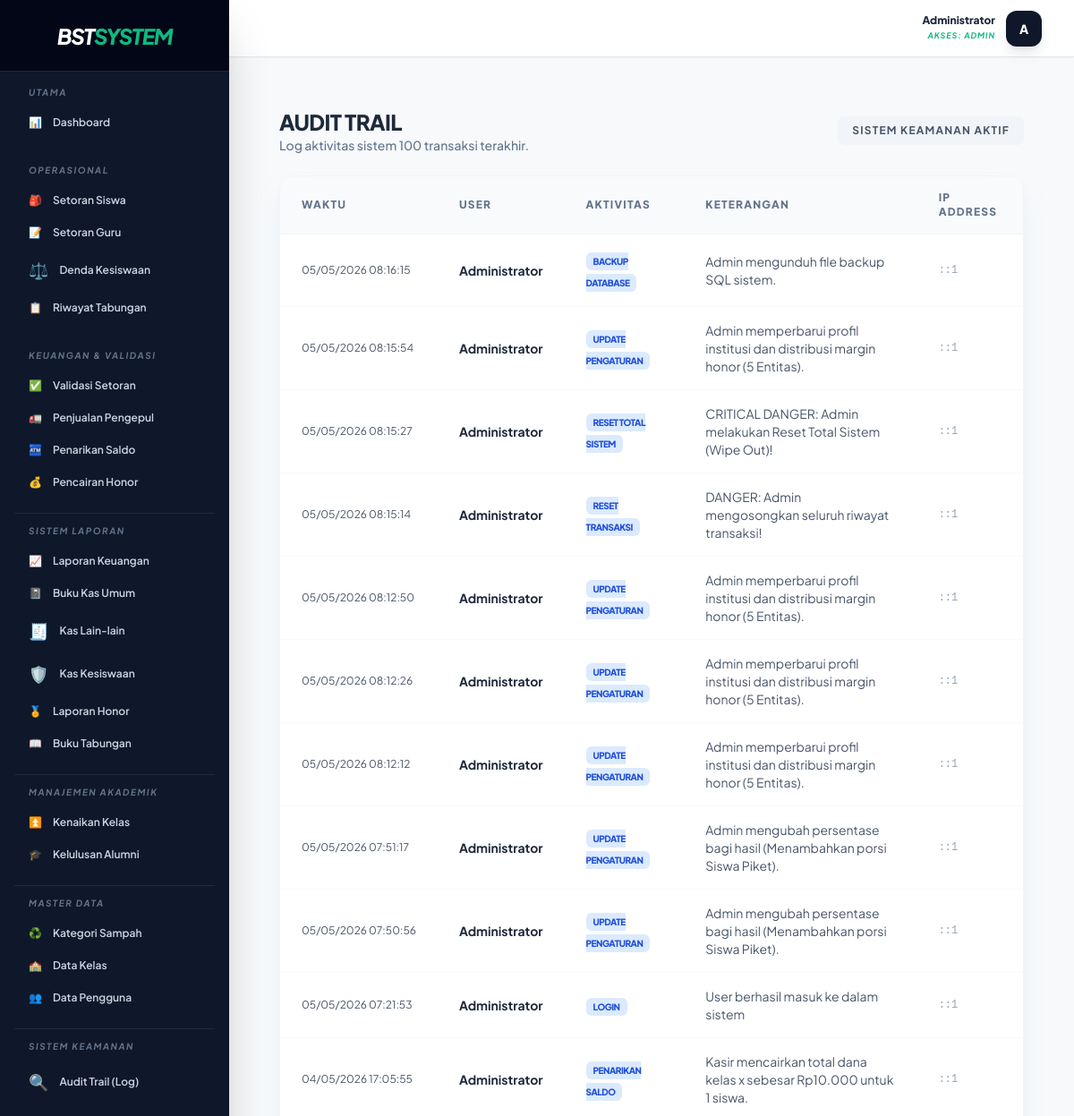
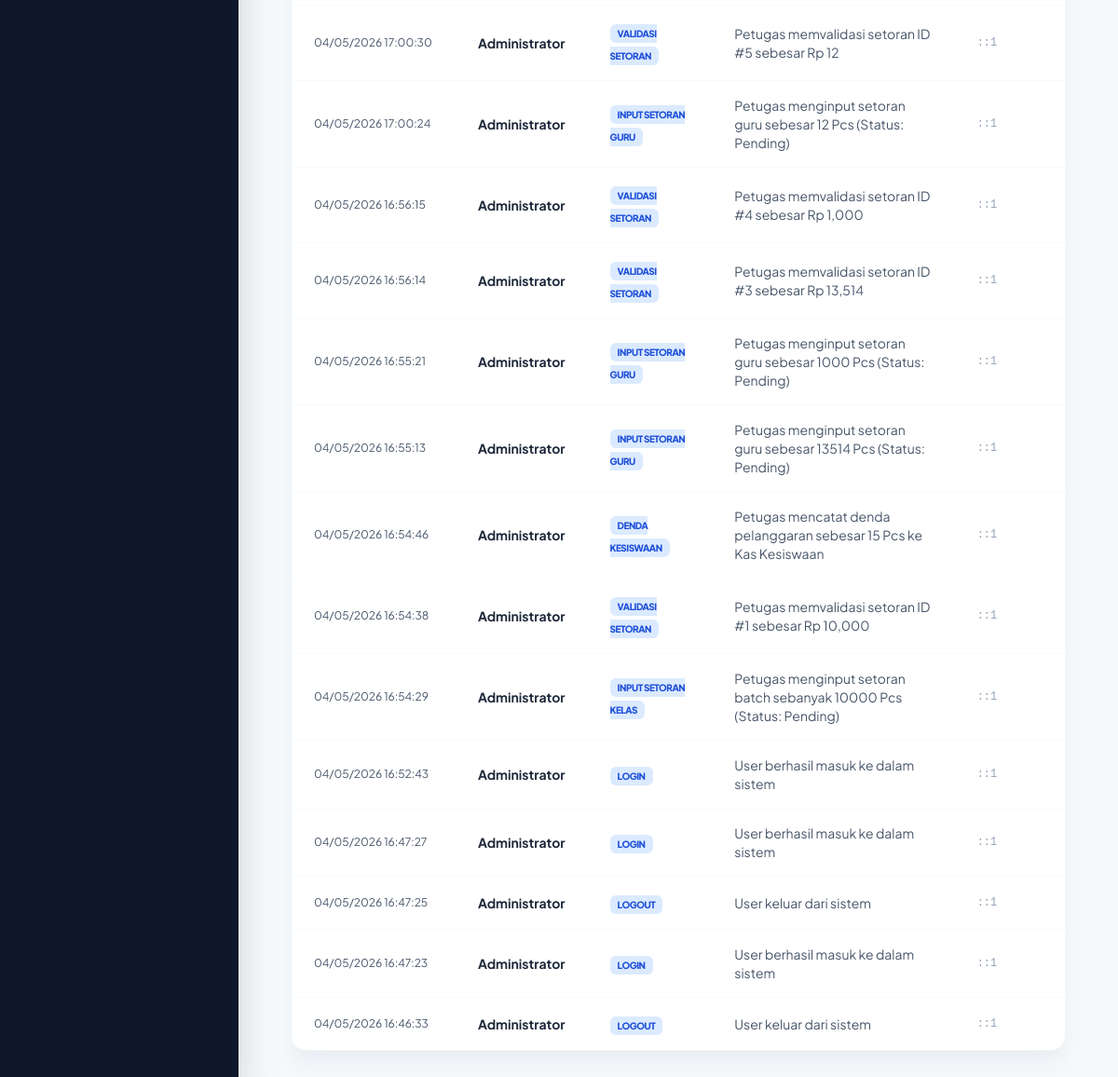
/public/pengaturan/logs (signed in), run on the app's committed database (2 pictures, top to bottom).
### tables this page shows
CREATE TABLE `activity_logs` (
  `id` int(11) NOT NULL AUTO_INCREMENT,
  `user_id` int(11) NOT NULL,
  `activity` varchar(255) NOT NULL,
  `description` text DEFAULT NULL,
  `ip_address` varchar(45) DEFAULT NULL,
  `created_at` timestamp NOT NULL DEFAULT current_timestamp(),
  PRIMARY KEY (`id`),
  KEY `user_id` (`user_id`),
  CONSTRAINT `activity_logs_ibfk_1` FOREIGN KEY (`user_id`) REFERENCES `users` (`id`)
);

CREATE TABLE `users` (
  `id` int(11) NOT NULL AUTO_INCREMENT,
  `nama` varchar(100) NOT NULL,
  `username` varchar(50) NOT NULL,
  `password` varchar(255) NOT NULL,
  `role` enum('admin','guru','siswa','staff','alumni') NOT NULL,
  `kelas_id` int(11) DEFAULT NULL,
  `angkatan` varchar(10) DEFAULT NULL,
  `is_active` tinyint(1) NOT NULL DEFAULT 1,
  `deleted_at` timestamp NULL DEFAULT NULL,
  PRIMARY KEY (`id`)
);

### app/Core/Database.php (called while the page is built, shortened)
<?php
class Database {
    private static $instance = null;
    private $conn;
    private function __construct() {
        try {
            $dsn = "mysql:host=" . DB_HOST . ";dbname=" . DB_NAME . ";charset=utf8mb4";
            $options = [
                PDO::ATTR_ERRMODE => PDO::ERRMODE_EXCEPTION,
                PDO::ATTR_DEFAULT_FETCH_MODE => PDO::FETCH_ASSOC,
                PDO::ATTR_EMULATE_PREPARES => false,
            ];
            $this->conn = new PDO($dsn, DB_USER, DB_PASS, $options);
        } catch (PDOException $e) {
            die("Koneksi Database Gagal: " . $e->getMessage());
        }
    }
    public static function getInstance() {
        if (self::$instance === null) {
            self::$instance = new self();
        }
        return self::$instance;
    }
    public function getConnection() {
        return $this->conn;
    }
}

### app/Controllers/PengaturanController.php (called while the page is built, shortened)
<?php
require_once __DIR__ . '/../Core/Database.php';
class PengaturanController {
    private $db;
    public function __construct() {
        $this->db = Database::getInstance()->getConnection();
    }
    public function logs() {
        $sql = "SELECT l.*, u.nama
                FROM activity_logs l
                JOIN users u ON l.user_id = u.id
                ORDER BY l.created_at DESC LIMIT 100";
        $logs = $this->db->query($sql)->fetchAll();
        require_once __DIR__ . '/../../views/layouts/admin.php';
    }
}

### views/admin/pengaturan/logs.php (the view)
<div class="p-6">
    <div class="flex justify-between items-center mb-6">
        <div>
            <h1 class="text-2xl font-black text-slate-800 uppercase tracking-tight">Audit Trail</h1>
            <p class="text-sm text-slate-500 font-medium">Log aktivitas sistem 100 transaksi terakhir.</p>
        </div>
        <div class="bg-slate-100 px-4 py-2 rounded-lg text-xs font-bold text-slate-600 tracking-widest uppercase">
            Sistem Keamanan Aktif
        </div>
    </div>
    <div class="bg-white rounded-2xl shadow-xl shadow-slate-200/50 border border-slate-100 overflow-hidden">
        <div class="overflow-x-auto">
            <table class="w-full text-left border-collapse">
                <thead>
                    <tr class="bg-slate-50 border-b border-slate-100">
                        <th class="px-6 py-4 text-xs font-black text-slate-500 uppercase tracking-widest">Waktu</th>
                        <th class="px-6 py-4 text-xs font-black text-slate-500 uppercase tracking-widest">User</th>
                        <th class="px-6 py-4 text-xs font-black text-slate-500 uppercase tracking-widest">Aktivitas</th>
                        <th class="px-6 py-4 text-xs font-black text-slate-500 uppercase tracking-widest">Keterangan</th>
                        <th class="px-6 py-4 text-xs font-black text-slate-500 uppercase tracking-widest">IP Address</th>
                    </tr>
                </thead>
                <tbody class="divide-y divide-slate-50">
                    <?php if (empty($logs)): ?>
                        <tr>
                            <td colspan="5" class="px-6 py-12 text-center text-slate-400 italic">Belum ada catatan aktivitas.</td>
                        </tr>
                    <?php else: ?>
                        <?php foreach ($logs as $log): ?>
                            <tr class="hover:bg-slate-50/50 transition-colors">
                                <td class="px-6 py-4 text-xs text-slate-600 whitespace-nowrap">
                                    <?= date('d/m/Y H:i:s', strtotime($log['created_at'])) ?>
                                </td>
                                <td class="px-6 py-4">
                                    <span class="text-sm font-bold text-slate-800"><?= htmlspecialchars($log['nama']) ?></span>
                                </td>
                                <td class="px-6 py-4">
                                    <span class="px-2 py-1 bg-blue-100 text-blue-700 text-[10px] font-black uppercase rounded-md tracking-tighter">
                                        <?= htmlspecialchars($log['activity']) ?>
                                    </span>
                                </td>
                                <td class="px-6 py-4 text-sm text-slate-600">
                                    <?= htmlspecialchars($log['description']) ?>
                                </td>
                                <td class="px-6 py-4 text-xs font-mono text-slate-400">
                                    <?= htmlspecialchars($log['ip_address']) ?>
                                </td>
                            </tr>
                        <?php endforeach; ?>
                    <?php endif; ?>
                </tbody>
            </table>
        </div>
    </div>
</div>

### public/index.php (shortened to what this page needs)
<?php
$url = isset($_GET['url']) ? rtrim($_GET['url'], '/') : 'auth/login';
$url = filter_var($url, FILTER_SANITIZE_URL);
$urlParts = explode('/', $url);
$controllerName = ucfirst($urlParts[0]) . 'Controller';
$methodName = isset($urlParts[1]) ? $urlParts[1] : 'index';
$controllerFile = __DIR__ . '/../app/Controllers/' . $controllerName . '.php';
if (file_exists($controllerFile)) {
    $controller = new $controllerName();
    if (method_exists($controller, $methodName)) {
        unset($urlParts[0]);
        unset($urlParts[1]);
        $params = $urlParts ? array_values($urlParts) : [];
        call_user_func_array([$controller, $methodName], $params);
    } else {
        http_response_code(404);
        echo "404 - Method tidak ditemukan!";
    }
} else {
    http_response_code(404);
    echo "404 - Controller tidak ditemukan!";
}

### views/layouts/admin.php (shortened to what this page needs)
<!DOCTYPE html>
<html lang="id">
<head>
    <script src="https://cdn.tailwindcss.com"></script>
</head>
<body x-data="{ sidebarOpen: false }">
    <div class="flex h-screen overflow-hidden">
        <aside :class="sidebarOpen ? 'translate-x-0' : '-translate-x-full'"
               class="fixed inset-y-0 left-0 z-50 w-64 bg-slate-900 text-slate-300 transition-transform duration-300 transform lg:translate-x-0 lg:static lg:inset-0 shadow-2xl flex flex-col">
            <div class="flex items-center justify-center h-20 bg-slate-950 border-b border-slate-800 flex-shrink-0">
                <span class="text-2xl font-black text-white italic tracking-tighter uppercase">BST<span class="text-emerald-500">SYSTEM</span></span>
            </div>
            <nav class="flex-1 mt-4 px-4 space-y-1 overflow-y-auto custom-scrollbar">
                <div class="pb-3">
                    <p class="nav-header text-[10px] font-bold text-slate-500 uppercase px-4 mb-2">Utama</p>
                    <a href="<?= BASE_URL ?>/dashboard" class="sidebar-link flex items-center px-4 py-2.5 text-xs font-semibold rounded-xl hover:bg-slate-800 transition-all">
                        <span class="mr-3">📊</span> Dashboard
                    </a>
                </div>
                <?php if($_SESSION['role'] === 'admin' || $_SESSION['role'] === 'staff'): ?>
                <div class="py-3">
                    <p class="nav-header text-[10px] font-bold text-slate-500 uppercase px-4 mb-2">Operasional</p>
                    <a href="<?= BASE_URL ?>/setoran/siswa_kelas" class="sidebar-link flex items-center px-4 py-2.5 text-xs font-semibold rounded-xl hover:bg-slate-800 transition-all">
                        <span class="mr-3">🎒</span> Setoran Siswa
                    </a>
                    <a href="<?= BASE_URL ?>/setoran/guru" class="sidebar-link flex items-center px-4 py-2.5 text-xs font-semibold rounded-xl hover:bg-slate-800 transition-all">
                        <span class="mr-3">📝</span> Setoran Guru
                    </a>
                    <a href="<?= BASE_URL ?>/setoran/create_kesiswaan" class="sidebar-link flex items-center px-4 py-2.5 text-xs font-semibold rounded-xl hover:bg-slate-800 transition-all">
                        <span class="mr-3 text-lg">⚖️</span> Denda Kesiswaan
                    </a>
                    <?php if($_SESSION['role'] === 'admin'): ?>
                    <a href="<?= BASE_URL ?>/setoran/siswa" class="sidebar-link flex items-center px-4 py-2.5 text-xs font-semibold rounded-xl hover:bg-slate-800 transition-all">
                        <span class="mr-3">📋</span> Riwayat Tabungan
                    </a>
                    <?php endif; ?>
                </div>
                <?php endif; ?>
                <?php if($_SESSION['role'] === 'admin'): ?>
                <div class="py-3">
                    <p class="nav-header text-[10px] font-bold text-slate-500 uppercase px-4 mb-2">Keuangan & Validasi</p>
                    <a href="<?= BASE_URL ?>/setoran/validasi" class="sidebar-link flex items-center px-4 py-2.5 text-xs font-semibold rounded-xl hover:bg-slate-800 transition-all">
                        <span class="mr-3">✅</span> Validasi Setoran
                    </a>
                    <a href="<?= BASE_URL ?>/penjualan" class="sidebar-link flex items-center px-4 py-2.5 text-xs font-semibold rounded-xl hover:bg-slate-800 transition-all">
                        <span class="mr-3">🚛</span> Penjualan Pengepul
                    </a>
                    <a href="<?= BASE_URL ?>/penarikan" class="sidebar-link flex items-center px-4 py-2.5 text-xs font-semibold rounded-xl hover:bg-slate-800 transition-all">
                        <span class="mr-3">🏧</span> Penarikan Saldo
                    </a>
                    <a href="<?= BASE_URL ?>/honor" class="sidebar-link flex items-center px-4 py-2.5 text-xs font-semibold rounded-xl hover:bg-slate-800 transition-all">
                        <span class="mr-3">💰</span> Pencairan Honor
                    </a>
                </div>
                <div class="py-3 border-t border-slate-800 mt-4">
                    <p class="nav-header text-[10px] font-bold text-slate-500 uppercase px-4 mb-2">Sistem Laporan</p>
                    <a href="<?= BASE_URL ?>/laporan/keuangan" class="sidebar-link flex items-center px-4 py-2.5 text-xs font-semibold rounded-xl hover:bg-slate-800 transition-all">
                        <span class="mr-3">📈</span> Laporan Keuangan
                    </a>
                    <a href="<?= BASE_URL ?>/laporan/buku_kas" class="sidebar-link flex items-center px-4 py-2.5 text-xs font-semibold rounded-xl hover:bg-slate-800 transition-all">
                        <span class="mr-3">📓</span> Buku Kas Umum
                    </a>
                    <a href="<?= BASE_URL ?>/kas" class="sidebar-link flex items-center px-4 py-2.5 text-xs font-semibold rounded-xl hover:bg-slate-800 transition-all">
                        <span class="mr-3 text-lg">🧾</span> Kas Lain-lain
                    </a>
                    <a href="<?= BASE_URL ?>/laporan/kas_kesiswaan" class="sidebar-link flex items-center px-4 py-2.5 text-xs font-semibold rounded-xl hover:bg-slate-800 transition-all">
                        <span class="mr-3 text-lg">🛡️</span> Kas Kesiswaan
                    </a>
                    <a href="<?= BASE_URL ?>/laporan/honor" class="sidebar-link flex items-center px-4 py-2.5 text-xs font-semibold rounded-xl hover:bg-slate-800 transition-all">
                        <span class="mr-3">🏅</span> Laporan Honor
                    </a>
                    <a href="<?= BASE_URL ?>/laporan/nasabah" class="sidebar-link flex items-center px-4 py-2.5 text-xs font-semibold rounded-xl hover:bg-slate-800 transition-all">
                        <span class="mr-3">📖</span> Buku Tabungan
                    </a>
                </div>
                <div class="py-3 border-t border-slate-800 mt-4">
                    <p class="nav-header text-[10px] font-bold text-slate-500 uppercase px-4 mb-2">Manajemen Akademik</p>
                    <a href="<?= BASE_URL ?>/akademik/kenaikan" class="sidebar-link flex items-center px-4 py-2.5 text-xs font-semibold rounded-xl hover:bg-slate-800 transition-all">
                        <span class="mr-3">⏫</span> Kenaikan Kelas
                    </a>
                    <a href="<?= BASE_URL ?>/akademik/kelulusan" class="sidebar-link flex items-center px-4 py-2.5 text-xs font-semibold rounded-xl hover:bg-slate-800 transition-all">
                        <span class="mr-3">🎓</span> Kelulusan Alumni
                    </a>
                </div>
                <div class="py-3 border-t border-slate-800 mt-4">
                    <p class="nav-header text-[10px] font-bold text-slate-500 uppercase px-4 mb-2">Master Data</p>
                    <a href="<?= BASE_URL ?>/sampah" class="sidebar-link flex items-center px-4 py-2.5 text-xs font-semibold rounded-xl hover:bg-slate-800 transition-all">
                        <span class="mr-3">♻️</span> Kategori Sampah
                    </a>
                    <a href="<?= BASE_URL ?>/kelas" class="sidebar-link flex items-center px-4 py-2.5 text-xs font-semibold rounded-xl hover:bg-slate-800 transition-all">
                        <span class="mr-3">🏫</span> Data Kelas
                    </a>
                    <a href="<?= BASE_URL ?>/user" class="sidebar-link flex items-center px-4 py-2.5 text-xs font-semibold rounded-xl hover:bg-slate-800 transition-all">
                        <span class="mr-3">👥</span> Data Pengguna
                    </a>
                </div>
                <div class="py-3 border-t border-slate-800 mt-4 mb-8">
                    <p class="nav-header text-[10px] font-bold text-slate-500 uppercase px-4 mb-2">Sistem Keamanan</p>
                    <a href="<?= BASE_URL ?>/pengaturan/logs" class="sidebar-link flex items-center px-4 py-2.5 text-xs font-semibold rounded-xl hover:bg-slate-800 transition-all">
                        <span class="mr-3 text-lg">🔍</span> Audit Trail (Log)
                    </a>
                </div>
                <?php endif; ?>
            </nav>
        </aside>
        <div class="flex-1 flex flex-col overflow-hidden">
            <header class="flex items-center justify-between h-16 px-8 bg-white border-b border-gray-200 flex-shrink-0 shadow-sm">
                <div class="ml-auto relative" x-data="{ open: false }">
                    <button @click="open = !open" class="flex items-center space-x-3 p-1 rounded-2xl hover:bg-gray-50 transition-all focus:outline-none">
                        <div class="text-right hidden sm:block">
                            <p class="text-xs font-black text-slate-800 leading-none"><?= htmlspecialchars($_SESSION['nama']) ?></p>
                            <p class="text-[9px] text-emerald-500 font-bold uppercase mt-1 tracking-widest italic">Akses: <?= strtoupper($_SESSION['role']) ?></p>
                        </div>
                        <div class="w-10 h-10 rounded-xl bg-slate-900 flex items-center justify-center text-white text-sm font-black shadow-lg uppercase">
                            <?= substr($_SESSION['nama'], 0, 1) ?>
                        </div>
                    </button>
                </div>
            </header>
            <main class="flex-1 overflow-x-hidden overflow-y-auto p-8 bg-slate-50/50">
                <div class="container mx-auto">
                    <?php require_once $content; ?>
                </div>
            </main>
        </div>
    </div>
</body>
</html>

### views/layouts/admin.php (style rules this page uses)
body { font-family: 'Plus Jakarta Sans', sans-serif; background-color: #f8fafc; }
.nav-header { font-style: italic; letter-spacing: 0.15em; }

### data on the page
activity_logs: created_at "05/05/2026 08:16:15", user.nama "Administrator", activity "BACKUP DATABASE", description "Admin mengunduh file backup SQL sistem.", ip_address "::1"
activity_logs: created_at "05/05/2026 08:15:54", user.nama "Administrator", activity "UPDATE PENGATURAN", description "Admin memperbarui profil institusi dan distribusi margin honor (5 Entitas).", ip_address "::1"
activity_logs: created_at "05/05/2026 08:15:27", user.nama "Administrator", activity "RESET TOTAL SISTEM", description "CRITICAL DANGER: Admin melakukan Reset Total Sistem (Wipe Out)!", ip_address "::1"
activity_logs: created_at "05/05/2026 08:15:14", user.nama "Administrator", activity "RESET TRANSAKSI", description "DANGER: Admin mengosongkan seluruh riwayat transaksi!", ip_address "::1"
activity_logs: created_at "05/05/2026 08:12:50", user.nama "Administrator", activity "UPDATE PENGATURAN", description "Admin memperbarui profil institusi dan distribusi margin honor (5 Entitas).", ip_address "::1"
activity_logs: created_at "05/05/2026 08:12:26", user.nama "Administrator", activity "UPDATE PENGATURAN", description "Admin memperbarui profil institusi dan distribusi margin honor (5 Entitas).", ip_address "::1"
activity_logs: created_at "05/05/2026 08:12:12", user.nama "Administrator", activity "UPDATE PENGATURAN", description "Admin memperbarui profil institusi dan distribusi margin honor (5 Entitas).", ip_address "::1"
activity_logs: created_at "05/05/2026 07:51:17", user.nama "Administrator", activity "UPDATE PENGATURAN", description "Admin mengubah persentase bagi hasil (Menambahkan porsi Siswa Piket).", ip_address "::1"
activity_logs: created_at "05/05/2026 07:50:56", user.nama "Administrator", activity "UPDATE PENGATURAN", description "Admin mengubah persentase bagi hasil (Menambahkan porsi Siswa Piket).", ip_address "::1"
activity_logs: created_at "05/05/2026 07:21:53", user.nama "Administrator", activity "LOGIN", description "User berhasil masuk ke dalam sistem", ip_address "::1"
activity_logs: created_at "04/05/2026 17:05:55", user.nama "Administrator", activity "PENARIKAN SALDO", description "Kasir mencairkan total dana kelas x sebesar Rp10.000 untuk 1 siswa.", ip_address "::1"
activity_logs: created_at "04/05/2026 17:00:30", user.nama "Administrator", activity "VALIDASI SETORAN", description "Petugas memvalidasi setoran ID #5 sebesar Rp 12", ip_address "::1"
activity_logs: created_at "04/05/2026 17:00:24", user.nama "Administrator", activity "INPUT SETORAN GURU", description "Petugas menginput setoran guru sebesar 12 Pcs (Status: Pending)", ip_address "::1"
activity_logs: created_at "04/05/2026 16:56:15", user.nama "Administrator", activity "VALIDASI SETORAN", description "Petugas memvalidasi setoran ID #4 sebesar Rp 1,000", ip_address "::1"
activity_logs: created_at "04/05/2026 16:56:14", user.nama "Administrator", activity "VALIDASI SETORAN", description "Petugas memvalidasi setoran ID #3 sebesar Rp 13,514", ip_address "::1"
activity_logs: created_at "04/05/2026 16:55:21", user.nama "Administrator", activity "INPUT SETORAN GURU", description "Petugas menginput setoran guru sebesar 1000 Pcs (Status: Pending)", ip_address "::1"
activity_logs: created_at "04/05/2026 16:55:13", user.nama "Administrator", activity "INPUT SETORAN GURU", description "Petugas menginput setoran guru sebesar 13514 Pcs (Status: Pending)", ip_address "::1"
activity_logs: created_at "04/05/2026 16:54:46", user.nama "Administrator", activity "DENDA KESISWAAN", description "Petugas mencatat denda pelanggaran sebesar 15 Pcs ke Kas Kesiswaan", ip_address "::1"
activity_logs: created_at "04/05/2026 16:54:38", user.nama "Administrator", activity "VALIDASI SETORAN", description "Petugas memvalidasi setoran ID #1 sebesar Rp 10,000", ip_address "::1"
activity_logs: created_at "04/05/2026 16:54:29", user.nama "Administrator", activity "INPUT SETORAN KELAS", description "Petugas menginput setoran batch sebanyak 10000 Pcs (Status: Pending)", ip_address "::1"
activity_logs: created_at "04/05/2026 16:52:43", user.nama "Administrator", activity "LOGIN", description "User berhasil masuk ke dalam sistem", ip_address "::1"
activity_logs: created_at "04/05/2026 16:47:27", user.nama "Administrator", activity "LOGIN", description "User berhasil masuk ke dalam sistem", ip_address "::1"
activity_logs: created_at "04/05/2026 16:47:25", user.nama "Administrator", activity "LOGOUT", description "User keluar dari sistem", ip_address "::1"
activity_logs: created_at "04/05/2026 16:47:23", user.nama "Administrator", activity "LOGIN", description "User berhasil masuk ke dalam sistem", ip_address "::1"
activity_logs: created_at "04/05/2026 16:46:33", user.nama "Administrator", activity "LOGOUT", description "User keluar dari sistem", ip_address "::1"

### other printed values
$_SESSION['nama'] "Administrator"
$_SESSION['role'] "ADMIN"
substr($_SESSION['nama'], 0, 1) "A"
